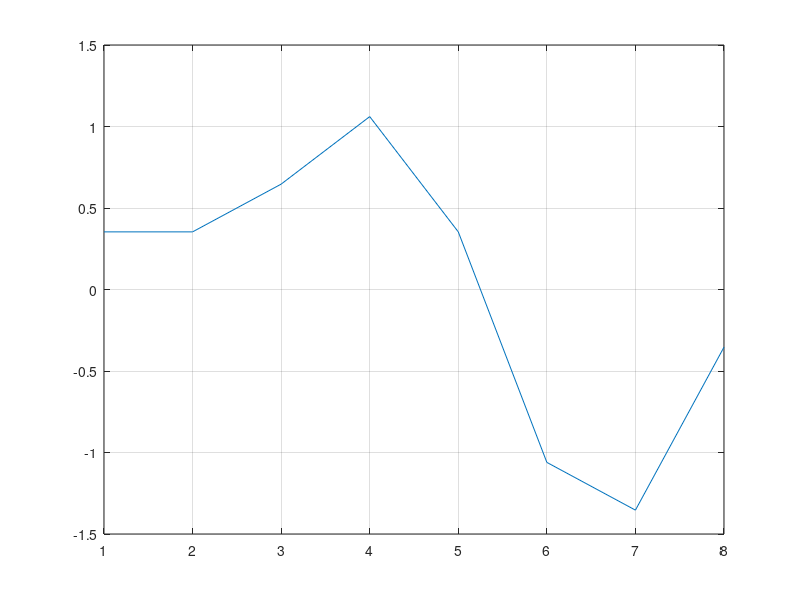
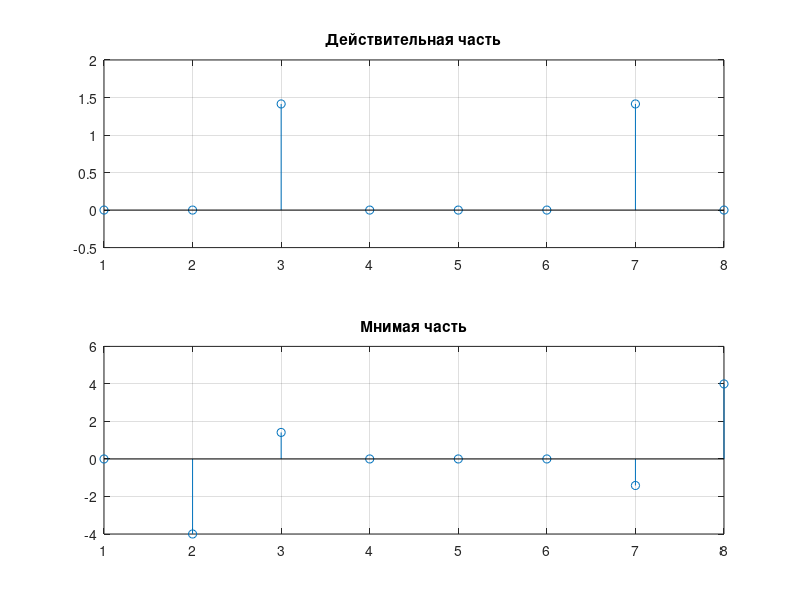
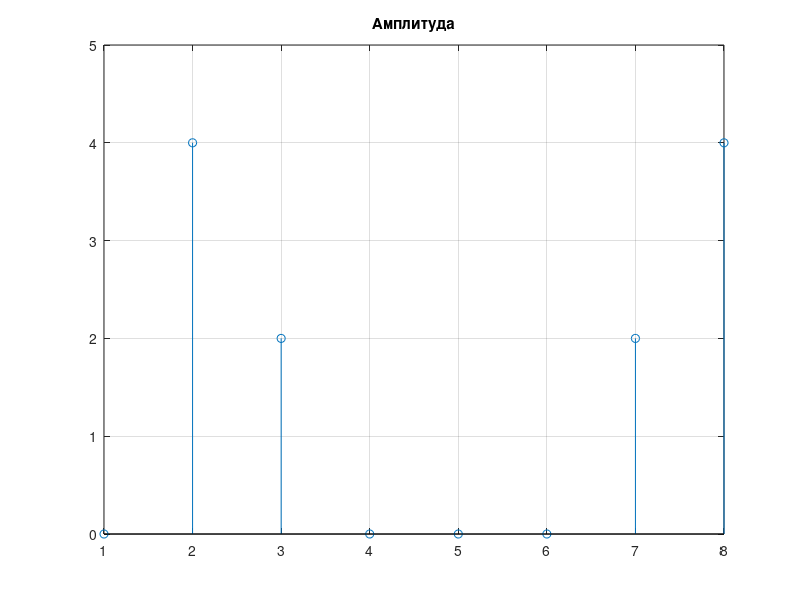
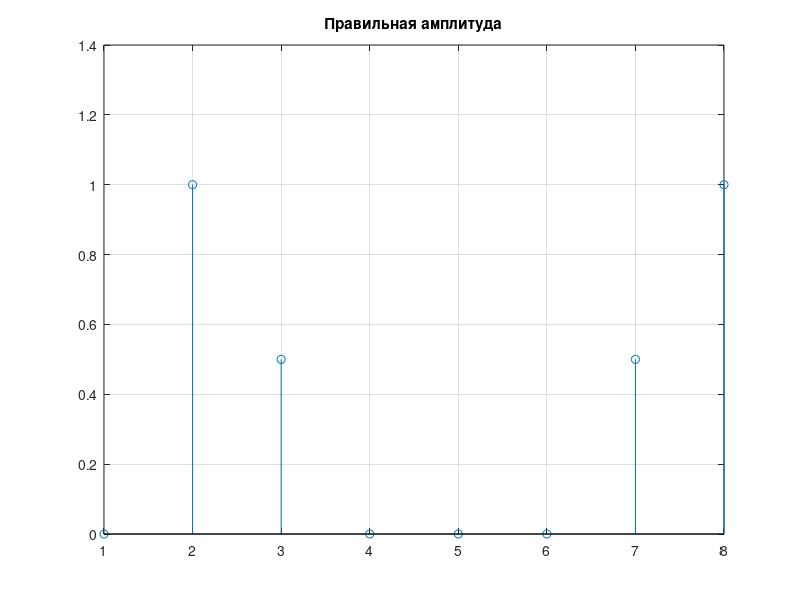

Source code (MATLAB) for these figures, in order:
clear;

Fs = 8000;
%Fs = 8765;
ts = 0 : 1/Fs : 0.001-1/Fs;
%ts = 0 : 1/Fs : 0.005-1/Fs;
N = length(ts);

x = sin(2*pi*1000*ts) + 0.5*sin(2*pi*2000*ts+3*pi/4);

% не хотите синус? Тогда вот господин Дирак:
%x = zeros(N,1);
%x(1) = 1;

figure;
plot(x); grid on;

% Один отсчёт Фурье
%X = 0;
%for n = 1 : N
%    X = X + x(n)*(cos(2*pi*(n-1)/N)-1i*sin(2*pi*(n-1)/N))
%end

% Все отсчёты
X = zeros(N,1);
tic;
for m = 1 : N
    for n = 1 : N
        X(m) = X(m) + x(n)*(cos(2*pi*(n-1)*(m-1)/N)-1i*sin(2*pi*(n-1)*(m-1)/N));
    end
end
toc

%tic;
%X = fft(x);
%toc

figure;
subplot(2,1,1)
stem(real(X)); grid on;
title('Действительная часть');
subplot(2,1,2)
stem(imag(X)); grid on;
title('Мнимая часть');

figure;
stem(abs(X)); grid on;
title('Амплитуда');

% Дальше на слайд про модули ДПФ

Xm = 2*abs(X)/N;

figure;
stem(Xm); grid on;
title('Правильная амплитуда');

% Дальше на слайд про частоты ДПФ

f = zeros(N,1);
for i = 1 : N
    f(i) = (i-1)*Fs/N;
end

figure;
stem(f, Xm); grid on;
title('Правильная амплитуда и частота');

%phi = atan2(imag(X),real(X))*180/pi;
phi = angle(X)*180/pi;

figure;
stem(f, phi); grid on;
title('Фаза');

% Поговорить про свойства ДПФ

% Вспомнить про господина Дирака (см. дельта-функцию выше)
